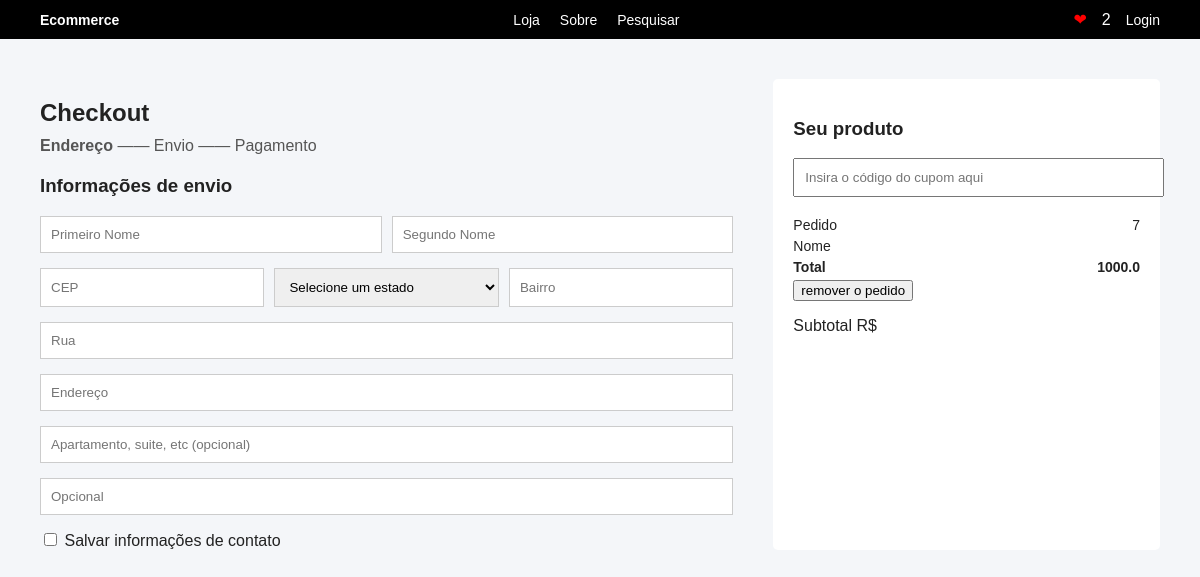
The page /me/pedidos (signed in) on the database as committed earlier.
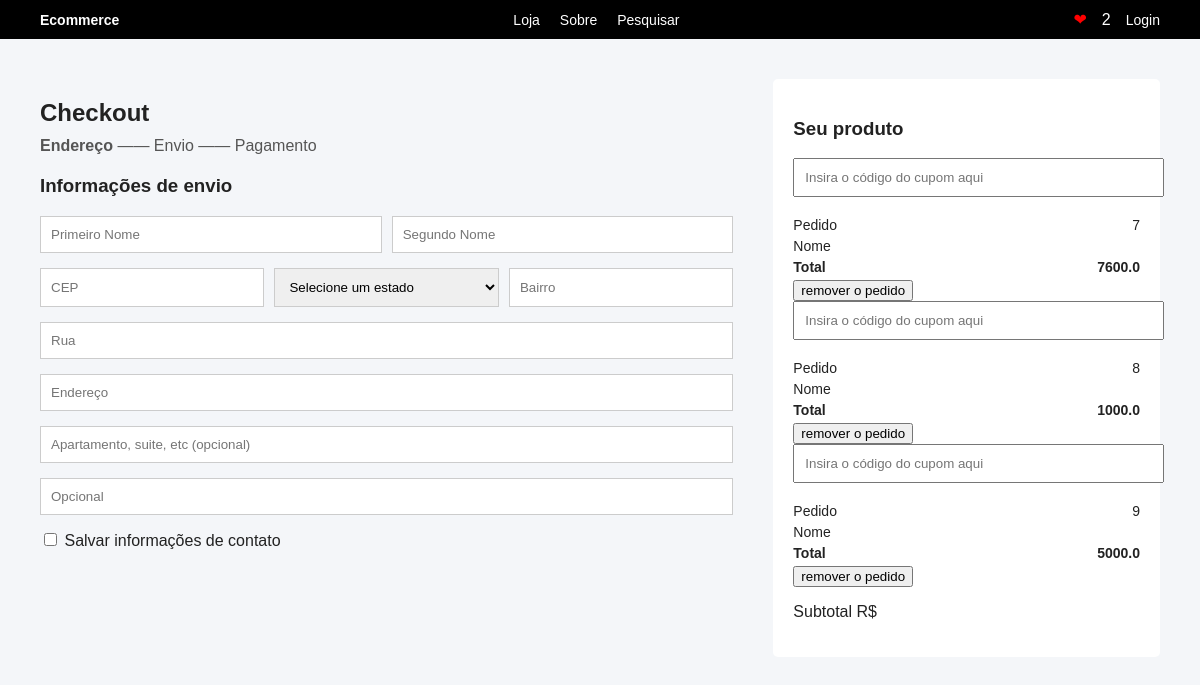
The same page on the database as committed later.
### models.py (models this page shows)
class Pedido(Base):
    __tablename__ = "pedidos"
    id = Column("id", Integer, primary_key=True, index=True)
    id_usuario = Column("id_usuario", Integer, ForeignKey("usuarios.id")) # id do usuário que está fazendo o pedido
    total = Column("total", Float, default=0.0) # total de pedidos
    usuario = relationship("Usuario", back_populates="pedidos")
    itens = relationship("ItemPedido", back_populates="pedido")

### controllers.py (the view)
@router.get('/me/pedidos', response_class=HTMLResponse)
def listar_pedidos(request: Request, db: Session = Depends(get_db)):
    token = request.cookies.get("token")
    if not token:
        return RedirectResponse(url="/login", status_code=303)
    payload = verificar_token(token)
    if not payload:
        return RedirectResponse(url="/login", status_code=303)
    email_usuario = payload.get("sub")
    usuario = db.query(Usuario).filter(Usuario.email == email_usuario).first()
    if not usuario:
        return RedirectResponse(url="/login", status_code=303)
    pedidos = db.query(Pedido).filter(Pedido.id_usuario == usuario.id).all()
    return templates.TemplateResponse(
        'checkout.html',
        {'request': request, 'pedidos': pedidos}
    )

### View/templates/checkout.html (shortened to what this page needs)
<!DOCTYPE html>
<html lang="pt-BR">
  <head>
    <link rel="stylesheet" href="style_checkout.css" />
    <link
      rel="stylesheet"
      href="{{url_for('static', path='Pasta_css/style_checkout.css') }}"
    />
  </head>
  <body>
    <header class="navbar">
      <div class="logo">Ecommerce</div>
      <nav class="menu">
        <a href="/produtos">Loja</a>
        <a href="#">Sobre</a>
        <a href="#">Pesquisar</a>
      </nav>
      <div class="icons">
        <span class="heart">❤</span>
        <span class="cart">2</span>
        <a href="#">Login</a>
      </div>
    </header>
    <main class="checkout">
      <section class="form-section">
        <h1>Checkout</h1>
        <div class="steps">
          <strong>Endereço</strong> <span>——</span> Envio
          <span>——</span> Pagamento
        </div>
        <h3>Informações de envio</h3>
        <form>
          <div class="row">
            <input type="text" placeholder="Primeiro Nome" />
            <input type="text" placeholder="Segundo Nome" />
          </div>
          <div class="row">
            <input type="text" name="cep" placeholder="CEP" />
            <select name="estado">
              <option value="">Selecione um estado</option>
            </select>
            <input type="text" name="bairro" placeholder="Bairro" />
          </div>
          <input type="text" name="logradouro" placeholder="Rua" />
          <input type="text" name="endereco" placeholder="Endereço" />
          <input type="text" placeholder="Apartamento, suite, etc (opcional)" />
          <input type="text" placeholder="Opcional" />
          <label>
            <input type="checkbox" /> Salvar informações de contato
          </label>
        </form>
      </section>
      {% if pedidos %}
      <aside class="cart-section">
        <h3>Seu produto</h3>
        {% for i in pedidos %}
        <input type="text" placeholder="Insira o código do cupom aqui" />
        <div class="summary">
          <p>Pedido <span>{{i.id}}</span></p>
          <p>Nome </p>
          <p>
            <strong>Total</strong>
            <span><strong>{{ i.total }}</strong></span>
          </p>
          <form action="/carrinho/remover/{{i.id}}" method="post">
            <button type="submit">remover o pedido</button>
          </form>
        </div>
        {% endfor %}
        <p>Subtotal <span>R$ {{ total_geral }}</span></p>
      </aside>
      {% endif %}
    </main>
  </body>
</html>

Rows that differ between the two databases and show on the page:
changed Pedido id 7: total "1000.0" → "7600.0"
added Pedido: id "8", total "1000.0"
added Pedido: id "9", total "5000.0"
